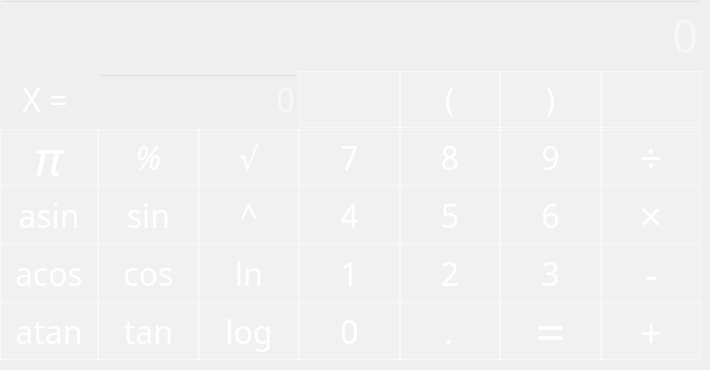
    <widget class="QWidget" name="calcPage">
     <property name="font">
      <font>
       <family>AkayaKanadaka</family>
       <pointsize>48</pointsize>
       <italic>true</italic>
      </font>
     </property>
     <property name="styleSheet">
      <string notr="true">#calcPage {
background-color: qlineargradient(spread:pad, x1:1, y1:1, x2:0.177, y2:0, stop:0 rgba(99, 67, 184, 255), stop:1 rgba(195, 160, 224, 255));
}

QPushButton {
color: white;
width: 96;
height: 55;
}</string>
     </property>
     <widget class="QLineEdit" name="lineEdit">
      <property name="geometry">
       <rect>
        <x>0</x>
        <y>0</y>
        <width>701</width>
        <height>71</height>
       </rect>
      </property>
      <property name="font">
       <font>
        <family>American Typewriter</family>
        <pointsize>34</pointsize>
        <italic>false</italic>
       </font>
      </property>
      <property name="cursor">
       <cursorShape>IBeamCursor</cursorShape>
      </property>
      <property name="acceptDrops">
       <bool>true</bool>
      </property>
      <property name="styleSheet">
       <string notr="true">color: white;
background: transparent;</string>
      </property>
      <property name="inputMethodHints">
       <set>Qt::ImhNone</set>
      </property>
      <property name="maxLength">
       <number>255</number>
      </property>
      <property name="frame">
       <bool>true</bool>
      </property>
      <property name="echoMode">
       <enum>QLineEdit::Normal</enum>
      </property>
      <property name="cursorPosition">
       <number>0</number>
      </property>
      <property name="alignment">
       <set>Qt::AlignRight|Qt::AlignTrailing|Qt::AlignVCenter</set>
      </property>
      <property name="dragEnabled">
       <bool>false</bool>
      </property>
      <property name="readOnly">
       <bool>false</bool>
      </property>
      <property name="placeholderText">
       <string>0</string>
      </property>
      <property name="cursorMoveStyle">
       <enum>Qt::LogicalMoveStyle</enum>
      </property>
      <property name="clearButtonEnabled">
       <bool>false</bool>
      </property>
     </widget>
     <widget class="QWidget" name="gridLayoutWidget">
      <property name="geometry">
       <rect>
        <x>0</x>
        <y>70</y>
        <width>701</width>
        <height>291</height>
       </rect>
      </property>
      <layout class="QGridLayout" name="gridLayout" columnstretch="0,0,0,0,0,0,0,0">
       <property name="sizeConstraint">
        <enum>QLayout::SetDefaultConstraint</enum>
       </property>
       <property name="spacing">
        <number>0</number>
       </property>
       <item row="0" column="5">
        <widget class="QPushButton" name="op_br">
         <property name="font">
          <font>
           <family>American Typewriter</family>
           <pointsize>24</pointsize>
           <italic>false</italic>
          </font>
         </property>
         <property name="styleSheet">
          <string notr="true">background-color: rgba(255, 255, 255, 26);
border: 0.5px solid rgba(255, 255, 255, 128);</string>
         </property>
         <property name="text">
          <string>(</string>
         </property>
        </widget>
       </item>
       <item row="3" column="6">
        <widget class="QPushButton" name="num3">
         <property name="font">
          <font>
           <family>American Typewriter</family>
           <pointsize>24</pointsize>
           <italic>false</italic>
          </font>
         </property>
         <property name="styleSheet">
          <string notr="true">background-color: rgba(255, 255, 255, 26);
border: 0.5px solid rgba(255, 255, 255, 128);</string>
         </property>
         <property name="text">
          <string>3</string>
         </property>
        </widget>
       </item>
       <item row="1" column="4">
        <widget class="QPushButton" name="num7">
         <property name="minimumSize">
          <size>
           <width>0</width>
           <height>0</height>
          </size>
         </property>
         <property name="font">
          <font>
           <family>American Typewriter</family>
           <pointsize>24</pointsize>
           <italic>false</italic>
          </font>
         </property>
         <property name="styleSheet">
          <string notr="true">background-color: rgba(255, 255, 255, 26);
border: 0.5px solid rgba(255, 255, 255, 128);</string>
         </property>
         <property name="text">
          <string>7</string>
         </property>
        </widget>
       </item>
       <item row="3" column="4">
        <widget class="QPushButton" name="num1">
         <property name="font">
          <font>
           <family>American Typewriter</family>
           <pointsize>24</pointsize>
           <italic>false</italic>
          </font>
         </property>
         <property name="styleSheet">
          <string notr="true">background-color: rgba(255, 255, 255, 26);
border: 0.5px solid rgba(255, 255, 255, 128);</string>
         </property>
         <property name="text">
          <string>1</string>
         </property>
        </widget>
       </item>
       <item row="1" column="3">
        <widget class="QPushButton" name="sqrt">
         <property name="minimumSize">
          <size>
           <width>0</width>
           <height>0</height>
          </size>
         </property>
         <property name="font">
          <font>
           <family>AkayaKanadaka</family>
           <pointsize>24</pointsize>
           <italic>true</italic>
          </font>
         </property>
         <property name="styleSheet">
          <string notr="true">background-color: rgba(255, 255, 255, 26);
border: 0.5px solid rgba(255, 255, 255, 128);</string>
         </property>
         <property name="text">
          <string>√</string>
         </property>
        </widget>
       </item>
       <item row="1" column="6">
        <widget class="QPushButton" name="num9">
         <property name="font">
          <font>
           <family>American Typewriter</family>
           <pointsize>24</pointsize>
           <italic>false</italic>
          </font>
         </property>
         <property name="styleSheet">
          <string notr="true">background-color: rgba(255, 255, 255, 26);
border: 0.5px solid rgba(255, 255, 255, 128);</string>
         </property>
         <property name="text">
          <string>9</string>
         </property>
        </widget>
       </item>
       <item row="2" column="3">
        <widget class="QPushButton" name="pow">
         <property name="font">
          <font>
           <family>American Typewriter</family>
           <pointsize>24</pointsize>
           <italic>false</italic>
          </font>
         </property>
         <property name="styleSheet">
          <string notr="true">background-color: rgba(255, 255, 255, 26);
border: 0.5px solid rgba(255, 255, 255, 128);</string>
         </property>
         <property name="text">
          <string>^</string>
         </property>
        </widget>
       </item>
       <item row="4" column="1">
        <widget class="QPushButton" name="atan">
         <property name="font">
          <font>
           <family>American Typewriter</family>
           <pointsize>24</pointsize>
          </font>
         </property>
         <property name="styleSheet">
          <string notr="true">background-color: rgba(255, 255, 255, 26);
border: 0.5px solid rgba(255, 255, 255, 128);</string>
         </property>
         <property name="text">
          <string>atan</string>
         </property>
        </widget>
       </item>
       <item row="1" column="5">
        <widget class="QPushButton" name="num8">
         <property name="minimumSize">
          <size>
           <width>0</width>
           <height>0</height>
          </size>
         </property>
         <property name="font">
          <font>
           <family>American Typewriter</family>
           <pointsize>24</pointsize>
           <italic>false</italic>
          </font>
         </property>
         <property name="styleSheet">
          <string notr="true">background-color: rgba(255, 255, 255, 26);
border: 0.5px solid rgba(255, 255, 255, 128);</string>
         </property>
         <property name="text">
          <string>8</string>
         </property>
        </widget>
       </item>
       <item row="4" column="6">
        <widget class="QPushButton" name="equal">
         <property name="font">
          <font>
           <family>American Typewriter</family>
           <pointsize>40</pointsize>
           <italic>false</italic>
          </font>
         </property>
         <property name="styleSheet">
          <string notr="true">background-color: rgba(255, 255, 255, 26);
border: 0.5px solid rgba(255, 255, 255, 128);</string>
         </property>
         <property name="text">
          <string>=</string>
         </property>
        </widget>
       </item>
       <item row="1" column="2">
        <widget class="QPushButton" name="mod">
         <property name="sizePolicy">
          <sizepolicy hsizetype="Preferred" vsizetype="Fixed">
           <horstretch>0</horstretch>
           <verstretch>0</verstretch>
          </sizepolicy>
         </property>
         <property name="font">
          <font>
           <family>AkayaKanadaka</family>
           <pointsize>24</pointsize>
           <italic>true</italic>
          </font>
         </property>
         <property name="styleSheet">
          <string notr="true">background-color: rgba(255, 255, 255, 26);
border: 0.5px solid rgba(255, 255, 255, 128);</string>
         </property>
         <property name="text">
          <string>%</string>
         </property>
        </widget>
       </item>
       <item row="3" column="1">
        <widget class="QPushButton" name="acos">
         <property name="font">
          <font>
           <family>American Typewriter</family>
           <pointsize>24</pointsize>
          </font>
         </property>
         <property name="styleSheet">
          <string notr="true">background-color: rgba(255, 255, 255, 26);
border: 0.5px solid rgba(255, 255, 255, 128);</string>
         </property>
         <property name="text">
          <string>acos</string>
         </property>
        </widget>
       </item>
       <item row="0" column="4">
        <widget class="QPushButton" name="clear">
         <property name="font">
          <font>
           <family>American Typewriter</family>
           <pointsize>18</pointsize>
          </font>
         </property>
         <property name="layoutDirection">
          <enum>Qt::RightToLeft</enum>
         </property>
         <property name="styleSheet">
          <string notr="true">background-color: rgba(255, 255, 255, 26);
border: 0.5px solid rgba(255, 255, 255, 128);</string>
         </property>
         <property name="text">
          <string/>
         </property>
         <property name="icon">
          <iconset resource="resources.qrc">
           <normaloff>:/icons/bin.png</normaloff>:/icons/bin.png</iconset>
         </property>
         <property name="iconSize">
          <size>
           <width>25</width>
           <height>25</height>
          </size>
         </property>
        </widget>
       </item>
       <item row="4" column="5">
        <widget class="QPushButton" name="dot">
         <property name="font">
          <font>
           <family>AkayaKanadaka</family>
           <pointsize>24</pointsize>
           <italic>true</italic>
          </font>
         </property>
         <property name="styleSheet">
          <string notr="true">background-color: rgba(255, 255, 255, 26);
border: 0.5px solid rgba(255, 255, 255, 128);</string>
         </property>
         <property name="text">
          <string>.</string>
         </property>
        </widget>
       </item>
       <item row="2" column="5">
        <widget class="QPushButton" name="num5">
         <property name="font">
          <font>
           <family>American Typewriter</family>
           <pointsize>24</pointsize>
           <italic>false</italic>
          </font>
         </property>
         <property name="styleSheet">
          <string notr="true">background-color: rgba(255, 255, 255, 26);
border: 0.5px solid rgba(255, 255, 255, 128);</string>
         </property>
         <property name="text">
          <string>5</string>
         </property>
        </widget>
       </item>
       <item row="2" column="2">
        <widget class="QPushButton" name="sin">
         <property name="font">
          <font>
           <family>American Typewriter</family>
           <pointsize>24</pointsize>
           <italic>false</italic>
          </font>
         </property>
         <property name="styleSheet">
          <string notr="true">background-color: rgba(255, 255, 255, 26);
border: 0.5px solid rgba(255, 255, 255, 128);</string>
         </property>
         <property name="text">
          <string>sin</string>
         </property>
        </widget>
       </item>
       <item row="0" column="1">
        <widget class="QLabel" name="textX">
         <property name="minimumSize">
          <size>
           <width>90</width>
           <height>40</height>
          </size>
         </property>
         <property name="maximumSize">
          <size>
           <width>70</width>
           <height>40</height>
          </size>
         </property>
         <property name="font">
          <font>
           <family>American Typewriter</family>
           <pointsize>24</pointsize>
           <italic>false</italic>
          </font>
         </property>
         <property name="layoutDirection">
          <enum>Qt::LeftToRight</enum>
         </property>
         <property name="autoFillBackground">
          <bool>false</bool>
         </property>
         <property name="styleSheet">
          <string notr="true">color: white;</string>
         </property>
         <property name="text">
          <string>X =</string>
         </property>
         <property name="alignment">
          <set>Qt::AlignCenter</set>
         </property>
        </widget>
       </item>
       <item row="0" column="7">
        <widget class="QPushButton" name="backspace">
         <property name="styleSheet">
          <string notr="true">background-color: rgba(255, 255, 255, 26);
border: 0.5px solid rgba(255, 255, 255, 128);</string>
         </property>
         <property name="text">
          <string/>
         </property>
         <property name="icon">
          <iconset resource="resources.qrc">
           <normaloff>:/icons/backspace.png</normaloff>:/icons/backspace.png</iconset>
         </property>
         <property name="iconSize">
          <size>
           <width>80</width>
           <height>80</height>
          </size>
         </property>
        </widget>
       </item>
       <item row="4" column="4">
        <widget class="QPushButton" name="num0">
         <property name="font">
          <font>
           <family>American Typewriter</family>
           <pointsize>24</pointsize>
           <italic>false</italic>
          </font>
         </property>
         <property name="styleSheet">
          <string notr="true">background-color: rgba(255, 255, 255, 26);
border: 0.5px solid rgba(255, 255, 255, 128);</string>
         </property>
         <property name="text">
          <string>0</string>
         </property>
        </widget>
       </item>
       <item row="2" column="6">
        <widget class="QPushButton" name="num6">
         <property name="font">
          <font>
           <family>American Typewriter</family>
           <pointsize>24</pointsize>
           <italic>false</italic>
          </font>
         </property>
         <property name="styleSheet">
          <string notr="true">background-color: rgba(255, 255, 255, 26);
border: 0.5px solid rgba(255, 255, 255, 128);</string>
         </property>
         <property name="text">
          <string>6</string>
         </property>
        </widget>
       </item>
       <item row="3" column="2">
        <widget class="QPushButton" name="cos">
         <property name="font">
          <font>
           <family>American Typewriter</family>
           <pointsize>24</pointsize>
          </font>
         </property>
         <property name="styleSheet">
          <string notr="true">background-color: rgba(255, 255, 255, 26);
border: 0.5px solid rgba(255, 255, 255, 128);</string>
         </property>
         <property name="text">
          <string>cos</string>
         </property>
        </widget>
       </item>
       <item row="1" column="7">
        <widget class="QPushButton" name="div">
         <property name="font">
          <font>
           <family>American Typewriter</family>
           <pointsize>30</pointsize>
           <italic>false</italic>
          </font>
         </property>
         <property name="styleSheet">
          <string notr="true">background-color: rgba(255, 255, 255, 26);
border: 0.5px solid rgba(255, 255, 255, 128);</string>
         </property>
         <property name="text">
          <string>÷</string>
         </property>
        </widget>
       </item>
       <item row="2" column="4">
        <widget class="QPushButton" name="num4">
         <property name="font">
          <font>
           <family>American Typewriter</family>
           <pointsize>24</pointsize>
           <italic>false</italic>
          </font>
         </property>
         <property name="styleSheet">
          <string notr="true">background-color: rgba(255, 255, 255, 26);
border: 0.5px solid rgba(255, 255, 255, 128);</string>
         </property>
         <property name="text">
          <string>4</string>
         </property>
        </widget>
       </item>
       <item row="1" column="1">
        <widget class="QPushButton" name="pi">
         <property name="minimumSize">
          <size>
           <width>0</width>
           <height>0</height>
          </size>
         </property>
         <property name="font">
          <font>
           <family>AkayaKanadaka</family>
           <pointsize>36</pointsize>
           <italic>true</italic>
          </font>
         </property>
         <property name="styleSheet">
          <string notr="true">background-color: rgba(255, 255, 255, 26);
border: 0.5px solid rgba(255, 255, 255, 128);</string>
         </property>
         <property name="text">
          <string>π</string>
         </property>
        </widget>
       </item>
       <item row="3" column="7">
        <widget class="QPushButton" name="sub">
         <property name="font">
          <font>
           <family>American Typewriter</family>
           <pointsize>30</pointsize>
           <italic>false</italic>
          </font>
         </property>
         <property name="styleSheet">
          <string notr="true">background-color: rgba(255, 255, 255, 26);
border: 0.5px solid rgba(255, 255, 255, 128);</string>
         </property>
         <property name="text">
          <string>-</string>
         </property>
        </widget>
       </item>
       <item row="4" column="3">
        <widget class="QPushButton" name="log">
         <property name="font">
          <font>
           <family>American Typewriter</family>
           <pointsize>24</pointsize>
          </font>
         </property>
         <property name="styleSheet">
          <string notr="true">background-color: rgba(255, 255, 255, 26);
border: 0.5px solid rgba(255, 255, 255, 128);</string>
         </property>
         <property name="text">
          <string>log</string>
         </property>
        </widget>
       </item>
       <item row="3" column="3">
        <widget class="QPushButton" name="ln">
         <property name="font">
          <font>
           <family>American Typewriter</family>
           <pointsize>24</pointsize>
          </font>
         </property>
         <property name="styleSheet">
          <string notr="true">background-color: rgba(255, 255, 255, 26);
border: 0.5px solid rgba(255, 255, 255, 128);</string>
         </property>
         <property name="text">
          <string>ln</string>
         </property>
        </widget>
       </item>
       <item row="4" column="7">
        <widget class="QPushButton" name="add">
         <property name="font">
          <font>
           <family>American Typewriter</family>
           <pointsize>30</pointsize>
           <italic>false</italic>
          </font>
         </property>
         <property name="styleSheet">
          <string notr="true">background-color: rgba(255, 255, 255, 26);
border: 0.5px solid rgba(255, 255, 255, 128);</string>
         </property>
         <property name="text">
          <string>+</string>
         </property>
        </widget>
       </item>
       <item row="4" column="2">
        <widget class="QPushButton" name="tan">
         <property name="font">
          <font>
           <family>American Typewriter</family>
           <pointsize>24</pointsize>
          </font>
         </property>
         <property name="styleSheet">
          <string notr="true">background-color: rgba(255, 255, 255, 26);
border: 0.5px solid rgba(255, 255, 255, 128);</string>
         </property>
         <property name="text">
          <string>tan</string>
         </property>
        </widget>
       </item>
       <item row="2" column="7">
        <widget class="QPushButton" name="mul">
         <property name="font">
          <font>
           <family>American Typewriter</family>
           <pointsize>30</pointsize>
           <italic>false</italic>
          </font>
         </property>
         <property name="styleSheet">
          <string notr="true">background-color: rgba(255, 255, 255, 26);
border: 0.5px solid rgba(255, 255, 255, 128);</string>
         </property>
         <property name="text">
          <string>×</string>
         </property>
        </widget>
       </item>
       <item row="3" column="5">
        <widget class="QPushButton" name="num2">
         <property name="font">
          <font>
           <family>American Typewriter</family>
           <pointsize>24</pointsize>
           <italic>false</italic>
          </font>
         </property>
         <property name="styleSheet">
          <string notr="true">background-color: rgba(255, 255, 255, 26);
border: 0.5px solid rgba(255, 255, 255, 128);</string>
         </property>
         <property name="text">
          <string>2</string>
         </property>
        </widget>
       </item>
       <item row="2" column="1">
        <widget class="QPushButton" name="asin">
         <property name="font">
          <font>
           <family>American Typewriter</family>
           <pointsize>24</pointsize>
           <italic>false</italic>
          </font>
         </property>
         <property name="styleSheet">
          <string notr="true">background-color: rgba(255, 255, 255, 26);
border: 0.5px solid rgba(255, 255, 255, 128);</string>
         </property>
         <property name="text">
          <string>asin</string>
         </property>
        </widget>
       </item>
       <item row="0" column="6">
        <widget class="QPushButton" name="cl_br">
         <property name="font">
          <font>
           <family>American Typewriter</family>
           <pointsize>24</pointsize>
           <italic>false</italic>
          </font>
         </property>
         <property name="styleSheet">
          <string notr="true">background-color: rgba(255, 255, 255, 26);
border: 0.5px solid rgba(255, 255, 255, 128);</string>
         </property>
         <property name="text">
          <string>)</string>
         </property>
        </widget>
       </item>
       <item row="0" column="2" colspan="2">
        <widget class="QLineEdit" name="lineX">
         <property name="sizePolicy">
          <sizepolicy hsizetype="Preferred" vsizetype="Preferred">
           <horstretch>0</horstretch>
           <verstretch>0</verstretch>
          </sizepolicy>
         </property>
         <property name="minimumSize">
          <size>
           <width>190</width>
           <height>50</height>
          </size>
         </property>
         <property name="maximumSize">
          <size>
           <width>200</width>
           <height>50</height>
          </size>
         </property>
         <property name="font">
          <font>
           <family>American Typewriter</family>
           <pointsize>24</pointsize>
          </font>
         </property>
         <property name="styleSheet">
          <string notr="true">color: white;
background-color: transparent;</string>
         </property>
         <property name="text">
          <string/>
         </property>
         <property name="maxLength">
          <number>255</number>
         </property>
         <property name="alignment">
          <set>Qt::AlignRight|Qt::AlignTrailing|Qt::AlignVCenter</set>
         </property>
         <property name="placeholderText">
          <string>0</string>
         </property>
        </widget>
       </item>
      </layout>
     </widget>
    </widget>
